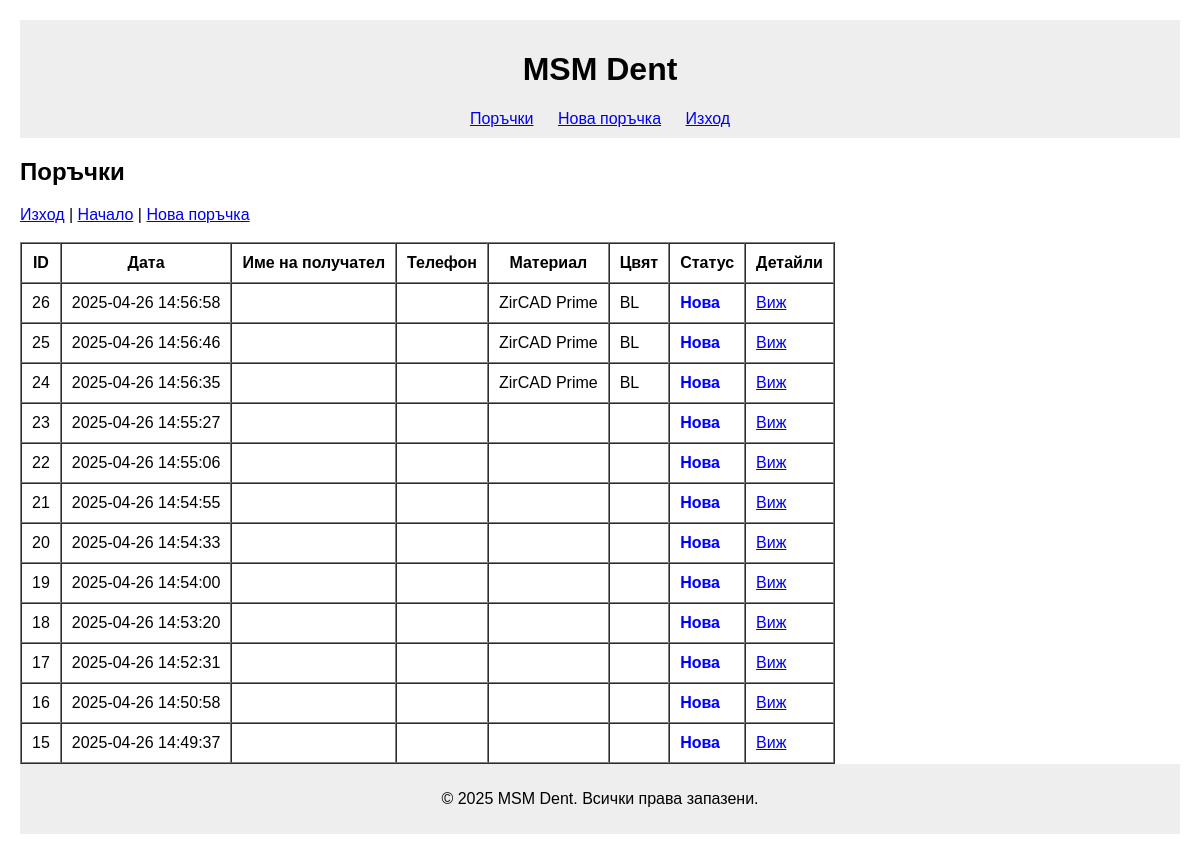
The page /orders/list.php (signed in) on the database as committed earlier.
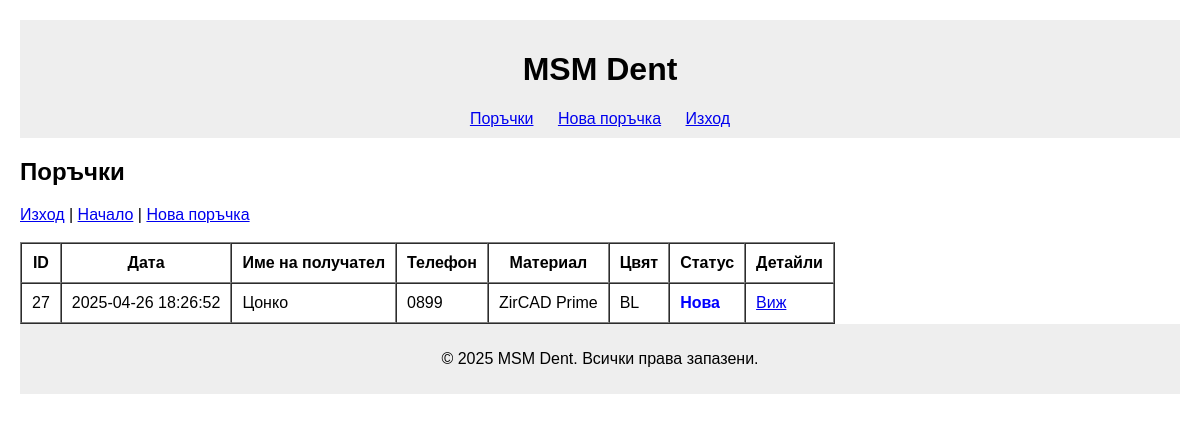
The same page on the database as committed later.
### tables this page shows
CREATE TABLE orders (
    id INTEGER PRIMARY KEY AUTOINCREMENT,
    user_id INTEGER,
    date TEXT DEFAULT CURRENT_TIMESTAMP,
    quantity VARCHAR(255),
    modeling VARCHAR(255),
    material VARCHAR(255),
    color VARCHAR(255),
    delivery VARCHAR(255),
    recipient_name VARCHAR(255),
    recipient_phone VARCHAR(255),
    address TEXT,
    comment TEXT,
    status TEXT DEFAULT 'Нова',
    FOREIGN KEY(user_id) REFERENCES users(id)
);

### orders/list.php (the view, shortened to what this page needs)
<?php
include __DIR__ . '/../db.php';
$stmt = $db->prepare("SELECT role FROM users WHERE id = :id");
$stmt->bindValue(':id', $_SESSION['user_id'], SQLITE3_INTEGER);
$result = $stmt->execute();
$user = $result->fetchArray(SQLITE3_ASSOC);
$is_admin = ($user['role'] === 'admin');
include __DIR__ . '/../partials/header.php';
echo "<h2>Поръчки</h2>";
echo "<a href='../logout.php'>Изход</a> | <a href='../index.php'>Начало</a> | <a href='add.php'>Нова поръчка</a><br><br>";
if ($is_admin) {
    $query = "SELECT orders.*, users.email FROM orders JOIN users ON orders.user_id = users.id ORDER BY date DESC";
    $stmt = $db->prepare($query);
} else {
    $query = "SELECT * FROM orders WHERE user_id = :user_id ORDER BY date DESC";
    $stmt = $db->prepare($query);
    $stmt->bindValue(':user_id', $_SESSION['user_id'], SQLITE3_INTEGER);
}
$results = $stmt->execute();
echo "<table border='1' cellpadding='10' cellspacing='0'>
<tr>
    <th>ID</th>
    <th>Дата</th>
    <th>Име на получател</th>
    <th>Телефон</th>
    <th>Материал</th>
    <th>Цвят</th>
    <th>Статус</th>";
echo "<th>Детайли</th></tr>";
while ($row = $results->fetchArray(SQLITE3_ASSOC)) {
    $status_color = match($row['status']) {
        'Нова' => 'blue',
        'Започната' => 'orange',
        'Готова' => 'green',
        default => 'black'
    };
    echo "<tr>";
    echo "<td>" . htmlspecialchars($row['id']) . "</td>";
    echo "<td>" . htmlspecialchars($row['date']) . "</td>";
    echo "<td>" . htmlspecialchars($row['recipient_name']) . "</td>";
    echo "<td>" . htmlspecialchars($row['recipient_phone']) . "</td>";
    echo "<td>" . htmlspecialchars($row['material']) . "</td>";
    echo "<td>" . htmlspecialchars($row['color']) . "</td>";
    echo "<td style='color: $status_color; font-weight: bold;'>" . htmlspecialchars($row['status']) . "</td>";
    echo "<td><a href='view.php?id=" . $row['id'] . "'>Виж</a></td>";
    echo "</tr>";
}
echo "</table>";
include __DIR__ . '/../partials/footer.php';
?>

### partials/header.php (shortened to what this page needs)
<!DOCTYPE html>
<html lang="bg">
<head>
</head>
<body>
<header>
    <h1>MSM Dent</h1>
    <?php if (isset($_SESSION['user_id'])): ?>
        <nav>
            <a href="/orders/list.php">Поръчки</a>
            <a href="/orders/add.php">Нова поръчка</a>
            <a href="/logout.php">Изход</a>
        </nav>
    <?php endif; ?>
</header>
<main>

### partials/footer.php
</main>
<footer>
    <p>© <?php echo date('Y'); ?> MSM Dent. Всички права запазени.</p>
</footer>
</body>
</html>

### partials/header.php (style rules this page uses)
body { font-family: Arial, sans-serif; margin: 20px; }
header, footer { background: #eee; padding: 10px; text-align: center; }
nav a { margin: 0 10px; }

Rows that differ between the two databases and show on the page:
removed orders: id "26", date "2025-04-26 14:56:58", material "ZirCAD Prime", color "BL", status "Нова"
removed orders: id "25", date "2025-04-26 14:56:46", material "ZirCAD Prime", color "BL", status "Нова"
removed orders: id "24", date "2025-04-26 14:56:35", material "ZirCAD Prime", color "BL", status "Нова"
removed orders: id "23", date "2025-04-26 14:55:27", status "Нова"
removed orders: id "22", date "2025-04-26 14:55:06", status "Нова"
removed orders: id "21", date "2025-04-26 14:54:55", status "Нова"
removed orders: id "20", date "2025-04-26 14:54:33", status "Нова"
removed orders: id "19", date "2025-04-26 14:54:00", status "Нова"
removed orders: id "18", date "2025-04-26 14:53:20", status "Нова"
removed orders: id "17", date "2025-04-26 14:52:31", status "Нова"
removed orders: id "16", date "2025-04-26 14:50:58", status "Нова"
removed orders: id "15", date "2025-04-26 14:49:37", status "Нова"
added orders: id "27", date "2025-04-26 18:26:52", recipient_name "Цонко", recipient_phone "0899", material "ZirCAD Prime", color "BL", status "Нова"
